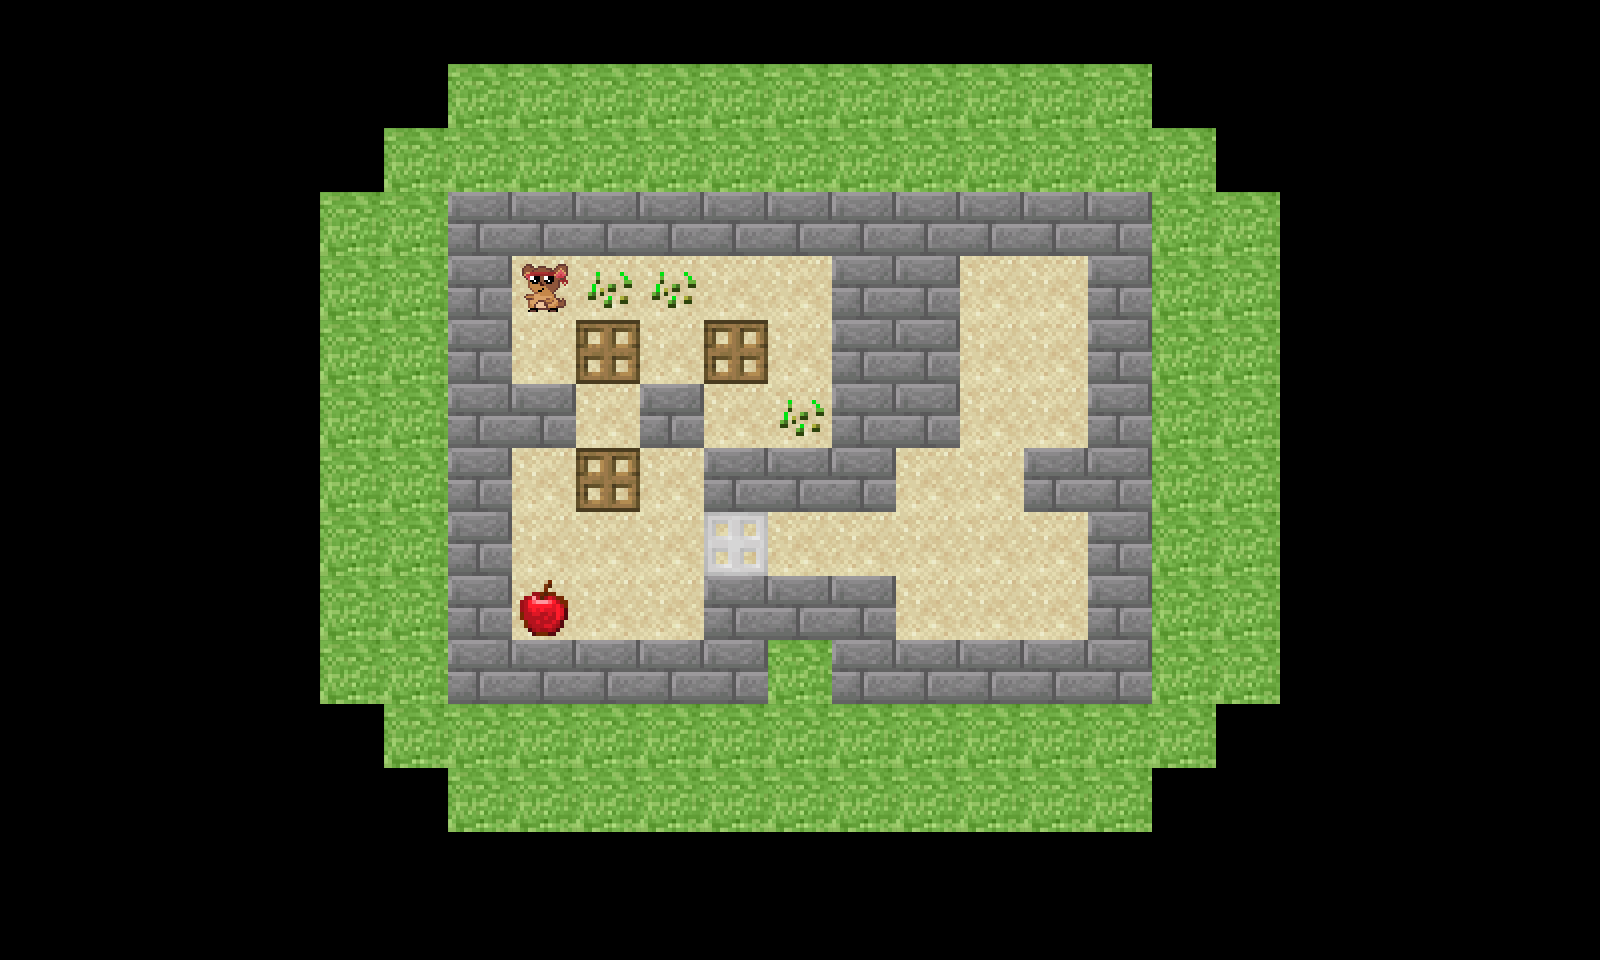

The image is a tile-based game level rendered from a .tmx file. Its description and complete source (layers, tilesets, objects, tile grids) follow:
An orthogonal 25x15 tile map with 64x64 px tiles, 2 tile layers (staticMap, specials).

<map version="1.5" tiledversion="1.6.0" orientation="orthogonal" renderorder="right-down" width="25" height="15" tilewidth="64" tileheight="64" infinite="0" nextlayerid="3" nextobjectid="1">
 <tileset firstgid="1" source="tiles.tsx" />
 <layer id="1" name="staticMap" width="25" height="15">
  <data encoding="csv">
0,0,0,0,0,0,0,0,0,0,0,0,0,0,0,0,0,0,0,0,0,0,0,0,0,
0,0,0,0,0,0,0,6,6,6,6,6,6,6,6,6,6,6,0,0,0,0,0,0,0,
0,0,0,0,0,0,6,6,6,6,6,6,6,6,6,6,6,6,6,0,0,0,0,0,0,
0,0,0,0,0,6,6,0,0,0,0,0,0,0,0,0,0,0,6,6,0,0,0,0,0,
0,0,0,0,0,6,6,0,5,5,5,5,5,0,0,5,5,0,6,6,0,0,0,0,0,
0,0,0,0,0,6,6,0,5,5,5,5,5,0,0,5,5,0,6,6,0,0,0,0,0,
0,0,0,0,0,6,6,0,0,5,0,5,5,0,0,5,5,0,6,6,0,0,0,0,0,
0,0,0,0,0,6,6,0,5,5,5,0,0,0,5,5,0,0,6,6,0,0,0,0,0,
0,0,0,0,0,6,6,0,5,5,5,5,5,5,5,5,5,0,6,6,0,0,0,0,0,
0,0,0,0,0,6,6,0,5,5,5,0,0,0,5,5,5,0,6,6,0,0,0,0,0,
0,0,0,0,0,6,6,0,0,0,0,0,6,0,0,0,0,0,6,6,0,0,0,0,0,
0,0,0,0,0,0,6,6,6,6,6,6,6,6,6,6,6,6,6,0,0,0,0,0,0,
0,0,0,0,0,0,0,6,6,6,6,6,6,6,6,6,6,6,0,0,0,0,0,0,0,
0,0,0,0,0,0,0,0,0,0,0,0,0,0,0,0,0,0,0,0,0,0,0,0,0,
0,0,0,0,0,0,0,0,0,0,0,0,0,0,0,0,0,0,0,0,0,0,0,0,0
</data>
 </layer>
 <layer id="2" name="specials" width="25" height="15">
  <data encoding="csv">
0,0,0,0,0,0,0,0,0,0,0,0,0,0,0,0,0,0,0,0,0,0,0,0,0,
0,0,0,0,0,0,0,0,0,0,0,0,0,0,0,0,0,0,0,0,0,0,0,0,0,
0,0,0,0,0,0,0,0,0,0,0,0,0,0,0,0,0,0,0,0,0,0,0,0,0,
0,0,0,0,0,0,0,1,1,1,1,1,1,1,1,1,1,1,0,0,0,0,0,0,0,
0,0,0,0,0,0,0,1,8,2,2,0,0,1,1,0,0,1,0,0,0,0,0,0,0,
0,0,0,0,0,0,0,1,0,7,0,7,0,1,1,0,0,1,0,0,0,0,0,0,0,
0,0,0,0,0,0,0,1,1,0,1,0,2,1,1,0,0,1,0,0,0,0,0,0,0,
0,0,0,0,0,0,0,1,0,7,0,1,1,1,0,0,1,1,0,0,0,0,0,0,0,
0,0,0,0,0,0,0,1,0,0,0,9,0,0,0,0,0,1,0,0,0,0,0,0,0,
0,0,0,0,0,0,0,1,10,0,0,1,1,1,0,0,0,1,0,0,0,0,0,0,0,
0,0,0,0,0,0,0,1,1,1,1,1,0,1,1,1,1,1,0,0,0,0,0,0,0,
0,0,0,0,0,0,0,0,0,0,0,0,0,0,0,0,0,0,0,0,0,0,0,0,0,
0,0,0,0,0,0,0,0,0,0,0,0,0,0,0,0,0,0,0,0,0,0,0,0,0,
0,0,0,0,0,0,0,0,0,0,0,0,0,0,0,0,0,0,0,0,0,0,0,0,0,
0,0,0,0,0,0,0,0,0,0,0,0,0,0,0,0,0,0,0,0,0,0,0,0,0
</data>
 </layer>
</map>
